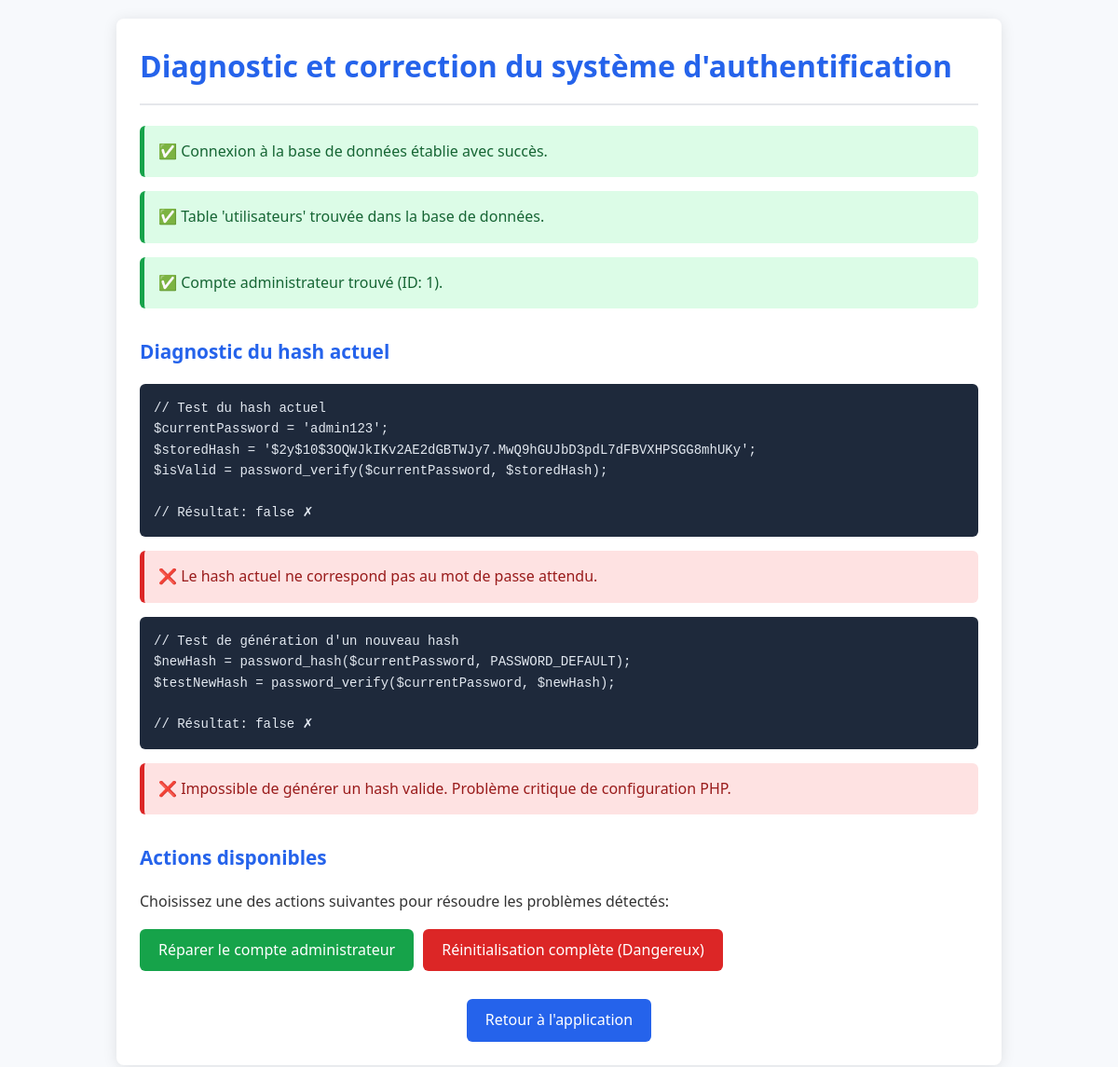
The page /fix_admin.php on the database its author committed.
### tables this page shows
CREATE TABLE utilisateurs (
                              id INT AUTO_INCREMENT PRIMARY KEY,
                              email VARCHAR(100) UNIQUE NOT NULL,
                              password VARCHAR(255) NOT NULL,
                              role ENUM('admin', 'pilote', 'etudiant') NOT NULL,
                              created_at DATETIME NOT NULL,
                              updated_at DATETIME DEFAULT CURRENT_TIMESTAMP ON UPDATE CURRENT_TIMESTAMP
);

### fix_admin.php (the view, shortened to what this page needs)
<?php
echo '<!DOCTYPE html>
<html>
<head>
    <meta charset="UTF-8">
    <title>Réparation système d\'authentification</title>
    <style>
        body{font-family:system-ui,-apple-system,sans-serif;line-height:1.6;margin:0;padding:20px;color:#333;background:#f7f9fc}
        .container{max-width:900px;margin:0 auto;background:#fff;padding:25px;border-radius:8px;box-shadow:0 2px 15px rgba(0,0,0,0.1)}
        h1,h2{color:#2563eb;margin-top:0}
        h1{border-bottom:2px solid #e5e7eb;padding-bottom:15px}
        h2{margin-top:30px;font-size:1.3rem}
        pre{background:#1e293b;color:#e2e8f0;padding:15px;border-radius:6px;overflow-x:auto;font-size:14px;font-family:monospace}
        code{background:#f1f5f9;color:#1e293b;padding:3px 6px;border-radius:4px;font-family:monospace;font-size:0.9em}
        .success{background:#dcfce7;color:#166534;padding:15px;border-radius:6px;margin:15px 0;border-left:5px solid #16a34a}
        .error{background:#fee2e2;color:#991b1b;padding:15px;border-radius:6px;margin:15px 0;border-left:5px solid #dc2626}
        .info{background:#dbeafe;color:#1e40af;padding:15px;border-radius:6px;margin:15px 0;border-left:5px solid #3b82f6}
        .warn{background:#fff7ed;color:#9a3412;padding:15px;border-radius:6px;margin:15px 0;border-left:5px solid #ea580c}
        table{width:100%;border-collapse:collapse;margin:15px 0}
        th,td{text-align:left;padding:12px;border-bottom:1px solid #e5e7eb}
        th{background:#f8fafc}
        .btn{display:inline-block;background:#2563eb;color:#fff;padding:10px 20px;border-radius:6px;text-decoration:none;transition:background 0.3s}
        .btn:hover{background:#1d4ed8}
        .btn-danger{background:#dc2626}
        .btn-danger:hover{background:#b91c1c}
        .btn-success{background:#16a34a}
        .btn-success:hover{background:#15803d}
    </style>
</head>
<body>
<div class="container">
<h1>Diagnostic et correction du système d\'authentification</h1>';
try {
    $database = new Database();
    $conn = $database->getConnection();
    echo '<div class="success">✅ Connexion à la base de données établie avec succès.</div>';
    $tableSql = "SHOW TABLES LIKE 'utilisateurs'";
    $tableResult = $conn->query($tableSql);
    if ($tableResult->rowCount() === 0) {
        echo '<div class="error">❌ La table \'utilisateurs\' n\'existe pas!</div>';
        $createTableSql = "
        CREATE TABLE IF NOT EXISTS utilisateurs (
            id INT AUTO_INCREMENT PRIMARY KEY,
            email VARCHAR(100) UNIQUE NOT NULL,
            password VARCHAR(255) NOT NULL,
            role ENUM('admin', 'pilote', 'etudiant') NOT NULL,
            created_at DATETIME NOT NULL,
            updated_at DATETIME DEFAULT CURRENT_TIMESTAMP ON UPDATE CURRENT_TIMESTAMP
        ) ENGINE=InnoDB CHARSET=utf8mb4 COLLATE=utf8mb4_unicode_ci;";
        $conn->exec($createTableSql);
        echo '<div class="success">✅ Table \'utilisateurs\' créée avec succès.</div>';
    } else {
        echo '<div class="success">✅ Table \'utilisateurs\' trouvée dans la base de données.</div>';
    }
    $checkAdminSql = "SELECT id, email, password, role FROM utilisateurs WHERE email = 'admin@web4all.fr'";
    $stmt = $conn->prepare($checkAdminSql);
    $stmt->execute();
    $action = isset($_GET['action']) ? $_GET['action'] : null;
    if ($action === 'repair') {
        $password = 'admin123';
        $newHash = password_hash($password, PASSWORD_DEFAULT);
        if (!password_verify($password, $newHash)) {
            throw new Exception("Erreur critique: Le hash généré ne peut pas être validé!");
        }
        if ($stmt->rowCount() > 0) {
            $updateSql = "UPDATE utilisateurs SET password = :password WHERE email = 'admin@web4all.fr'";
            $updateStmt = $conn->prepare($updateSql);
            $updateStmt->bindParam(':password', $newHash);
            $updateStmt->execute();
            echo '<div class="success">✅ Le mot de passe administrateur a été réinitialisé avec succès.</div>';
        } else {
            $insertSql = "INSERT INTO utilisateurs (email, password, role, created_at)
                         VALUES ('admin@web4all.fr', :password, 'admin', NOW())";
            $insertStmt = $conn->prepare($insertSql);
            $insertStmt->bindParam(':password', $newHash);
            $insertStmt->execute();
            echo '<div class="success">✅ Compte administrateur créé avec succès.</div>';
        }
        echo '<div class="info">
            <h3>Informations de connexion:</h3>
            <ul>
                <li><strong>Email:</strong> admin@web4all.fr</li>
                <li><strong>Mot de passe:</strong> admin123</li>
            </ul>
            <p>Vous pouvez maintenant vous connecter en utilisant ces identifiants.</p>
        </div>';
    }
    else {
        if ($stmt->rowCount() > 0) {
            $admin = $stmt->fetch(PDO::FETCH_ASSOC);
            echo '<div class="success">✅ Compte administrateur trouvé (ID: ' . $admin['id'] . ').</div>';
            $currentPassword = 'admin123';
            $isValidHash = password_verify($currentPassword, $admin['password']);
            echo '<h2>Diagnostic du hash actuel</h2>';
            echo '<pre>
// Test du hash actuel
$currentPassword = \'admin123\';
$storedHash = \'' . htmlspecialchars($admin['password']) . '\';
$isValid = password_verify($currentPassword, $storedHash);
// Résultat: ' . ($isValidHash ? 'true ✓' : 'false ✗') . '
</pre>';
            if (!$isValidHash) {
                echo '<div class="error">❌ Le hash actuel ne correspond pas au mot de passe attendu.</div>';
                $newHash = password_hash($currentPassword, PASSWORD_DEFAULT);
                $testNewHash = password_verify($currentPassword, $newHash);
                echo '<pre>
// Test de génération d\'un nouveau hash
$newHash = password_hash($currentPassword, PASSWORD_DEFAULT);
$testNewHash = password_verify($currentPassword, $newHash);
// Résultat: ' . ($testNewHash ? 'true ✓' : 'false ✗') . '
</pre>';
                if ($testNewHash) {
                    echo '<div class="info">✅ Un nouveau hash valide a été généré avec succès.</div>';
                } else {
                    echo '<div class="error">❌ Impossible de générer un hash valide. Problème critique de configuration PHP.</div>';
                }
            } else {
                echo '<div class="success">✅ Le hash actuel est valide pour le mot de passe attendu.</div>';
            }
        } else {
            echo '<div class="error">❌ Aucun compte administrateur trouvé!</div>';
        }
        echo '<h2>Actions disponibles</h2>';
        echo '<p>Choisissez une des actions suivantes pour résoudre les problèmes détectés:</p>';
        echo '<a href="?action=repair" class="btn btn-success" style="margin-right: 10px;">Réparer le compte administrateur</a>';
        echo '<a href="?action=reset_table" class="btn btn-danger" onclick="return confirm(\'Attention: Cette action va supprimer et recréer la table utilisateurs. Toutes les données utilisateurs seront perdues. Continuer?\')">Réinitialisation complète (Dangereux)</a>';
    }
    echo '<div style="margin-top: 30px; text-align: center">
        <a href="index.php" class="btn">Retour à l\'application</a>
    </div>';
} catch (Exception $e) {
    echo '<div class="error">
        <h3>Erreur critique:</h3>
        <p>' . $e->getMessage() . '</p>
        <pre>' . $e->getTraceAsString() . '</pre>
    </div>';
}
echo '</div></body></html>';

### fix_admin.php (style rules this page uses)
body { font-family:system-ui,-apple-system,sans-serif;line-height:1.6;margin:0;padding:20px;color:#333;background:#f7f9fc }
.container { max-width:900px;margin:0 auto;background:#fff;padding:25px;border-radius:8px;box-shadow:0 2px 15px rgba(0,0,0,0.1) }
h1,h2 { color:#2563eb;margin-top:0 }
h1 { border-bottom:2px solid #e5e7eb;padding-bottom:15px }
h2 { margin-top:30px;font-size:1.3rem }
pre { background:#1e293b;color:#e2e8f0;padding:15px;border-radius:6px;overflow-x:auto;font-size:14px;font-family:monospace }
.success { background:#dcfce7;color:#166534;padding:15px;border-radius:6px;margin:15px 0;border-left:5px solid #16a34a }
.error { background:#fee2e2;color:#991b1b;padding:15px;border-radius:6px;margin:15px 0;border-left:5px solid #dc2626 }
.btn { display:inline-block;background:#2563eb;color:#fff;padding:10px 20px;border-radius:6px;text-decoration:none;transition:background 0.3s }
.btn-danger { background:#dc2626 }
.btn-success { background:#16a34a }

### rows shown on the page
utilisateurs: id "1", password "$2y$10$3OQWJkIKv2AE2dGBTWJy7.MwQ9hGUJbD3pdL7dFBVXHPSGG8mhUKy"
